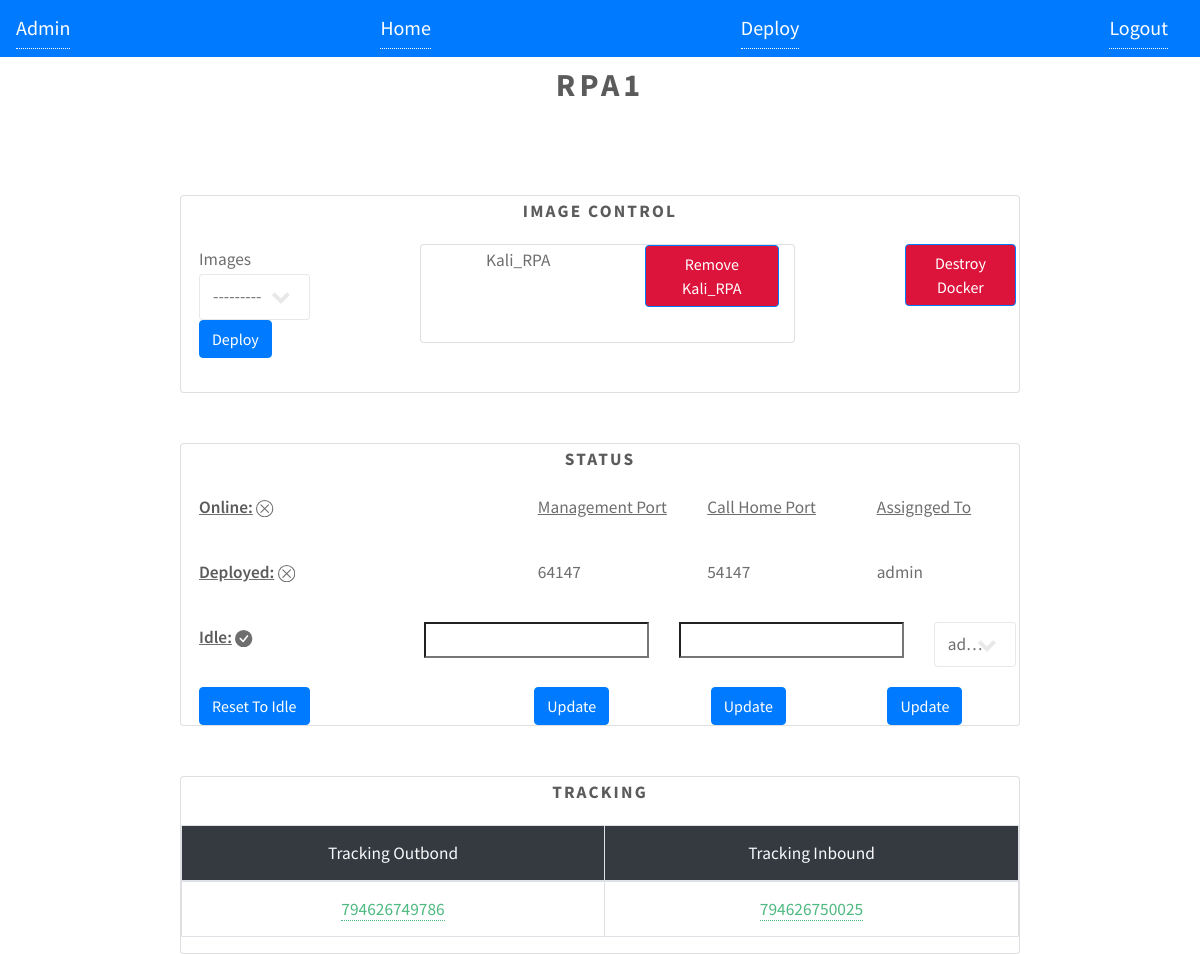
Screenshot of /monitor/device/rpa1/ (signed in) with the database file from the repository.
### Form/models.py (models this page shows, shortened)
class Device(models.Model):
    device_choices = Choices('RPA', 'Qualys', 'VRPA', 'Laptop')
    device_type = models.CharField(choices=device_choices, max_length=200)
    device_name = models.CharField(max_length=200, null=True, blank=True)
    serial_number = models.CharField(max_length=200)
    online = models.BooleanField(default=False)
    idle = models.BooleanField(default=True)
    docker_images = models.ManyToManyField(DockerImage, blank=True)
    image_hostname = models.CharField(max_length=200, default='0.0.0.0')
    call_home_port = models.IntegerField(blank=True, null=True, default = 00000)
    management_port = models.IntegerField(blank=True, null=True, default = 00000)
    assigned_to_user = models.CharField(max_length=200, default='Idle')
    assigned_to_client = models.CharField(max_length=200, default='Idle')
    deployed = models.BooleanField(default=False)
    weight = models.IntegerField(default=10)
    length = models.IntegerField(default=13)
    width = models.IntegerField(default=10)
    height = models.IntegerField(default=5)
    value = models.IntegerField(default=1000)
    inventory_description = models.TextField(max_length=500, default='Inventory & Description')
    associated_order_id = models.IntegerField(blank=True, null=True)
    tracking_number_out = models.CharField(max_length=200, default = 'N/A')
    tracking_number_in = models.CharField(max_length=200, default = 'N/A')
    slug = models.SlugField(blank=True, null=True)
    class Meta:
        ordering = ['-online', '-deployed']

class DockerImage(models.Model):
    image_name = models.CharField(max_length=200)
    os_type = models.CharField(max_length=200)
    description = models.TextField(max_length=500, default='Description')
    deploy_script = models.FileField(upload_to = 'bash_scripts/')
    remove_script = models.FileField(upload_to = 'bash_scripts/')
    def __str__(self):
        return self.image_name

### Form/views.py (the view, shortened to what this page needs)
# urls.py: path('monitor/device/<slug:slug>/', login_required(MonitorView.as_view()), name = 'monitor'),
class MonitorView(FormMixin, DetailView):
    model = Device
    template_name = 'device2.html'
    form_class = DeviceUpdateForm
    def get_context_data(self, **kwargs):
        context = super(MonitorView, self).get_context_data(**kwargs)
        context['users'] = User.objects.all()
        context['device_update_form'] = DeviceUpdateForm()
        return context

### Form/forms.py
class DeviceUpdateForm(forms.Form):
    Images = forms.ModelChoiceField(DockerImage.objects.all(), required=False)
    Management_Port = forms.IntegerField(required=False)
    Call_Home_Port = forms.IntegerField(required=False)
    Assigned_To_User = forms.ChoiceField(initial = {'Users': 'Users'}, choices = user_choices, required=False)
    def __init__(self, *args, **kwargs):
        super(DeviceUpdateForm, self).__init__(*args, **kwargs)
        self.fields['Assigned_To_User'].empty_label = 'Users'

### templates/device2.html (shortened to what this page needs)
<!DOCTYPE HTML>
<html>
	<head>
		{% load static %}
		<body class="is-preload">
		<link rel="stylesheet" href="https://stackpath.bootstrapcdn.com/bootstrap/4.3.1/css/bootstrap.min.css">
		<link rel="stylesheet" href="{% static 'assets/css/main.css' %}" />
	</head>
	<body class="is-preload">
    <nav class="navbar navbar-dark bg-primary">
      <a class="navbar-brand" href="{% url 'admin:index'%}">Admin</a>
      <a class="navbar-brand" href="{% url 'home'%}">Home</a>
      <a class="navbar-brand" href="{% url 'deploy'%}">Deploy</a>
      <a class="navbar-brand" href="{% url 'logout'%}">Logout</a>
      </nav>
      <h1 style="font-size: xx-large;">{{device.serial_number}}</h1>
      <span style="display:block; height: 50px;"></span>
        <div style="width: 70%; margin: auto;" class="card">
        <h1>Image Control</h1>
            <div class="container">
                <div class="row">
                    <div class="col">
                       <form method="POST" name="docker_image_deploy">
                            Images
                           {{ device_update_form.Images }}
                           <button  type="submit" name="docker_image_deploy" class="btn btn-primary">Deploy</button>
                       </form>
                    </div>
                    <div style="text-align: center;" class="col-8">
                        <div style="width: 70%; margin: auto;" class="card">
                            <div class="container">
                                {% for image in device.docker_images.all %}
                                <div class="row">
                                    <div class="col">
                                        {{ image.image_name }}
                                    </div>
                                    <div class="col">
                                        <form method="POST">
                                            <div style="text-align: right;" class="col"> <button style="background-color: crimson;" type="submit" name="remove_docker_image_{{ image.image_name }}" class="btn btn-primary">Remove {{ image.image_name }}</button>
                                            </div>
                                    </div>
                                </div>
                                    {% endfor %}
                        </div>
                        </div>
                    </div>
                <form method="POST">
                    <div style="text-align: right;" class="col"> <button style="background-color: crimson;" type="submit" name="docker_destroy" class="btn btn-primary">Destroy Docker</button></div>
                </div>
            </div>
                </div>
        <span style="display:block; height: 50px;"></span>
        <div style="width: 70%; margin: auto;" class="card">
            <div id="card-header" >
            <h1>Status</h1>
            <div class="container">
                <div class="row">
                    <div class="col">
                <p><u><b>Online:</u></b>
                    </p>
                </div>
                <div class="col">
                </div>
                <div class="col">
                    <u>Management Port</u>
                </div>
                <div class="col">
                <u>Call Home Port</u>
                </div>
                <div class="col">
                <u>Assignged To</u>
                </div>
                </div>
                <div class="row">
                    <div class="col">
                <p><u><b>Deployed:</u></b>
                    </p>
                </div>
                <div class="col">
                </div>
                <div class="col">
                    {{ device.management_port}}
                </div>
                <div class="col">
                    {{ device.call_home_port }}
                </div>
                <div class="col">
                    {{ device.assigned_to_user }}
                </div>
                </div>
                <div class="row">
                    <div class="col">
                <p><u><b>Idle:</u></b>
                    </p>
                </div>
                <div class="col">
                </div>
                <div class="col">
                    {{ device_update_form.Management_Port }}
                </div>
                <div class="col">
                    {{ device_update_form.Call_Home_Port }}
                </div>
                <div class="col">
                    {{ device_update_form.Assigned_To_User }}
                </div>
                </div>
            </div>
            <div class="row">
                <div style="text-align: center;" class="col">
                    <button type="submit" name="reset_to_idle" class="btn btn-primary">Reset To Idle</button>
                </div>
                <div class="col">
                </div>
                <div class="col">
                    <button type="submit" name="update_management_port" class="btn btn-primary">Update</button>
                </div>
                <div class="col">
                    <button type="submit" name="update_call_home_port" class="btn btn-primary">Update</button>
                </div>
                <div class="col">
                    <button type="submit" name="update_assigned_to_user" class="btn btn-primary">Update</button>
                </div>
            </div>
            </div>
        </div>
        <span style="display:block; height: 50px;"></span>
        <div style="width: 70%; margin: auto;" class="card">
        <h1>Tracking</h1>
        <table class="table">
            <thead class=" thread-dark table-bordered ">
            <tr class="text-light bg-dark">
                <th scope="col" style="text-align: center;">Tracking Outbond</th>
                <th scope="col" style="text-align: center;">Tracking Inbound</th>
                <tr>
                    {% if device.tracking_number_out != 'N/A' %}
                    <td style="text-align: center;"><a href="https://www.fedex.com/apps/fedextrack/?action=track&trackingnumber={tracking_number_out}"
                        target="_blank">
                               {{device.tracking_number_out}}
                       </a></td>
                    {% else %}
                       <td style="text-align: center;">N/A</td>
                    {% endif %}
                    {% if device.tracking_number_in != 'N/A' %}
                    <td style="text-align: center;"><a href="https://www.fedex.com/apps/fedextrack/?action=track&trackingnumber={tracking_number_in}"
                        target="_blank">
                               {{device.tracking_number_in}}
                       </a></td>
                    {% endif %}
                </tr>
            </thead>
                </div>
    </body>
</body>
</html>

### static/assets/css/main.css (style rules this page uses)
html, body, div, span, applet, object, iframe, h1, h2, h3, h4, h5, h6, p, blockquote, pre, a, abbr, acronym, address, big, cite, code, del, dfn, em, img, ins, kbd, q, s, samp, small, strike, strong, sub, sup, tt, var, b, u, i, center, dl, dt, dd, ol, ul, li, fieldset, form, label, legend, table, caption, tbody, tfoot, thead, tr, th, td, article, aside, canvas, details, embed, figure, figcaption, footer, header, hgroup, menu, nav, output, ruby, section, summary, time, mark, audio, video { margin: 0; padding: ; border: 0; font-size: 100%; font: inherit; vertical-align: baseline; }
article, aside, details, figcaption, figure, footer, header, hgroup, menu, nav, section { display: block; }
body { line-height: 1; }
table { border-collapse: collapse; border-spacing: 0; }
body { -webkit-text-size-adjust: none; }
input, select, textarea { -moz-appearance: none; -webkit-appearance: none; -ms-appearance: none; appearance: none; }
html { box-sizing: border-box; }
*, *:before, *:after { box-sizing: inherit; }
html, body { height: 100%; }
body { background: #ffffff; }
body.is-preload *, body.is-preload *:before, body.is-preload *:after { -moz-animation: none !important; -webkit-animation: none !important; -ms-animation: none !important; animation: none !important; -moz-transition: none !important; -webkit-transition: none !important; -ms-transition: none !important; transition: none !important; }
body, input, select, textarea { color: #6e6e6e; font-family: 'Source Sans Pro', sans-serif; font-size: 16pt; font-weight: 400; line-height: 1.75em; }
a { -moz-transition: color 0.2s ease-in-out, border-bottom-color 0.2s ease-in-out; -webkit-transition: color 0.2s ease-in-out, border-bottom-color 0.2s ease-in-out; -ms-transition: color 0.2s ease-in-out, border-bottom-color 0.2s ease-in-out; transition: color 0.2s ease-in-out, border-bottom-color 0.2s ease-in-out; border-bottom: dotted 1px; color: #4eb980; text-decoration: none; }
strong, b { font-weight: 600; color: #5b5b5b; }
p, ul, ol, dl, table, blockquote, form { margin: 0 0 2em 0; }
h1, h2, h3, h4, h5, h6 { color: #5b5b5b; font-weight: 700; letter-spacing: 0.125em; line-height: 1.75em; margin-bottom: 1em; text-transform: uppercase; text-align: center; }
.container { margin: 0 auto; max-width: 100%; width: 51em; }
@media screen and (max-width: 1280px) { .container { width: 48em; } }
.row { display: flex; flex-wrap: wrap; box-sizing: border-box; align-items: stretch; }
.row > * { box-sizing: border-box; }
.row > .col-8 { width: 66.66667%; }
.row { margin-top: -30px; margin-left: -30px; }
.row > * { padding: 30px 0 0 30px; }
@media screen and (max-width: 1680px) { .row { display: flex; flex-wrap: wrap; box-sizing: border-box; align-items: stretch; } }
@media screen and (max-width: 1680px) { .row > * { box-sizing: border-box; } }
@media screen and (max-width: 1680px) { .row { margin-top: -30px; margin-left: -30px; } }
@media screen and (max-width: 1680px) { .row > * { padding: 30px 0 0 30px; } }
@media screen and (max-width: 1280px) { .row { display: flex; flex-wrap: wrap; box-sizing: border-box; align-items: stretch; } }
@media screen and (max-width: 1280px) { .row > * { box-sizing: border-box; } }
@media screen and (max-width: 1280px) { .row { margin-top: -30px; margin-left: -30px; } }
@media screen and (max-width: 1280px) { .row > * { padding: 30px 0 0 30px; } }
input[type="text"], input[type="password"], input[type="email"], select, textarea { -moz-appearance: none; -webkit-appearance: none; -ms-appearance: none; appearance: none; -moz-transition: background-color 0.2s ease-in-out; -webkit-transition: background-color 0.2s ease-in-out; -ms-transition: background-color 0.2s ease-in-out; transition: background-color 0.2s ease-in-out; background: none; border-radius: 4px; border: 0; border: solid 1px rgba(224, 224, 224, 0.75); color: inherit; display: block; outline: 0; padding: 0.75em; text-decoration: none; width: 100%; opacity: 1; }
input[type="text"], input[type="password"], input[type="email"], select { line-height: 1em; }
select { background-size: 1.25em; background-repeat: no-repeat; background-position: calc(100% - 1em) center; padding-right: 1.5em; text-overflow: ellipsis; }
select option { color: #5b5b5b; background: #ffffff; }
table { width: 100%; }
@media screen and (max-width: 1680px) { body, input, select, textarea { font-size: 14pt; } }
@media screen and (max-width: 1280px) { body, input, select, textarea { font-size: 13pt; } }

### rows the page displays
Device: serial_number "RPA1", management_port "64147", call_home_port "54147", assigned_to_user "admin", tracking_number_out "794626749786", tracking_number_in "794626750025"
DockerImage: image_name "Kali_RPA"
